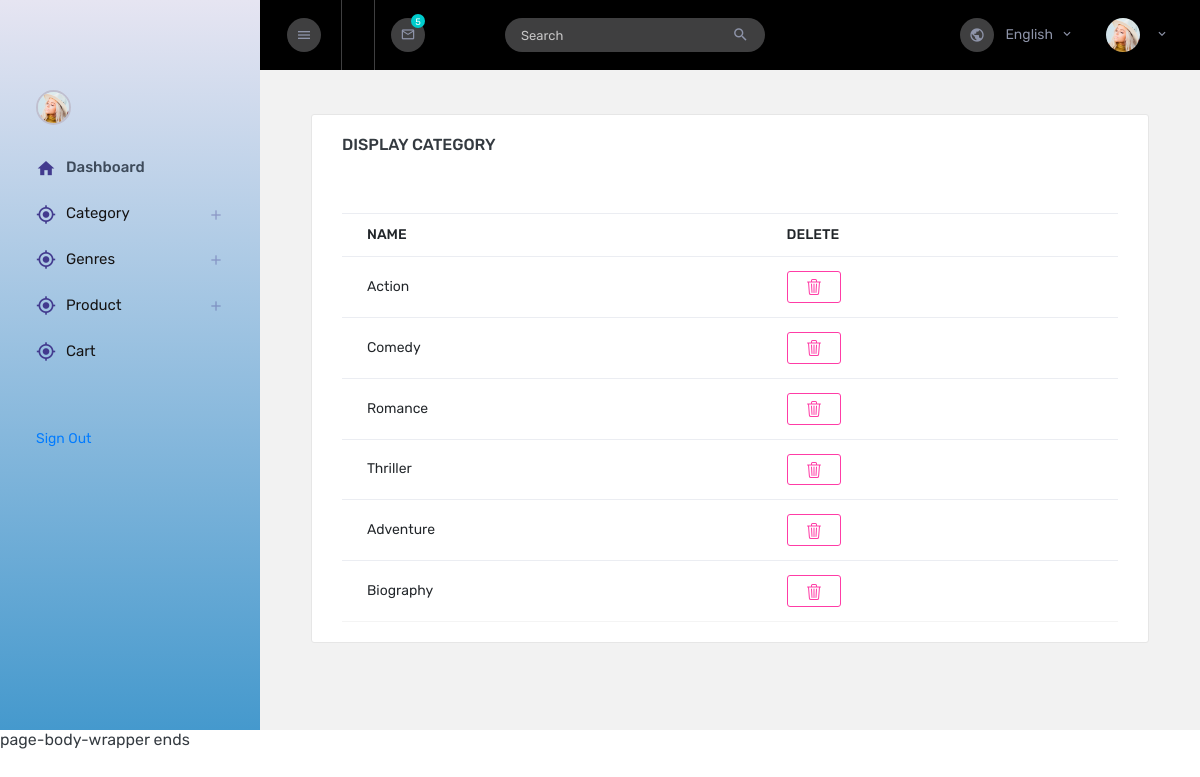
/bookapp/displaygenres/, run on an earlier commit of the app's database.
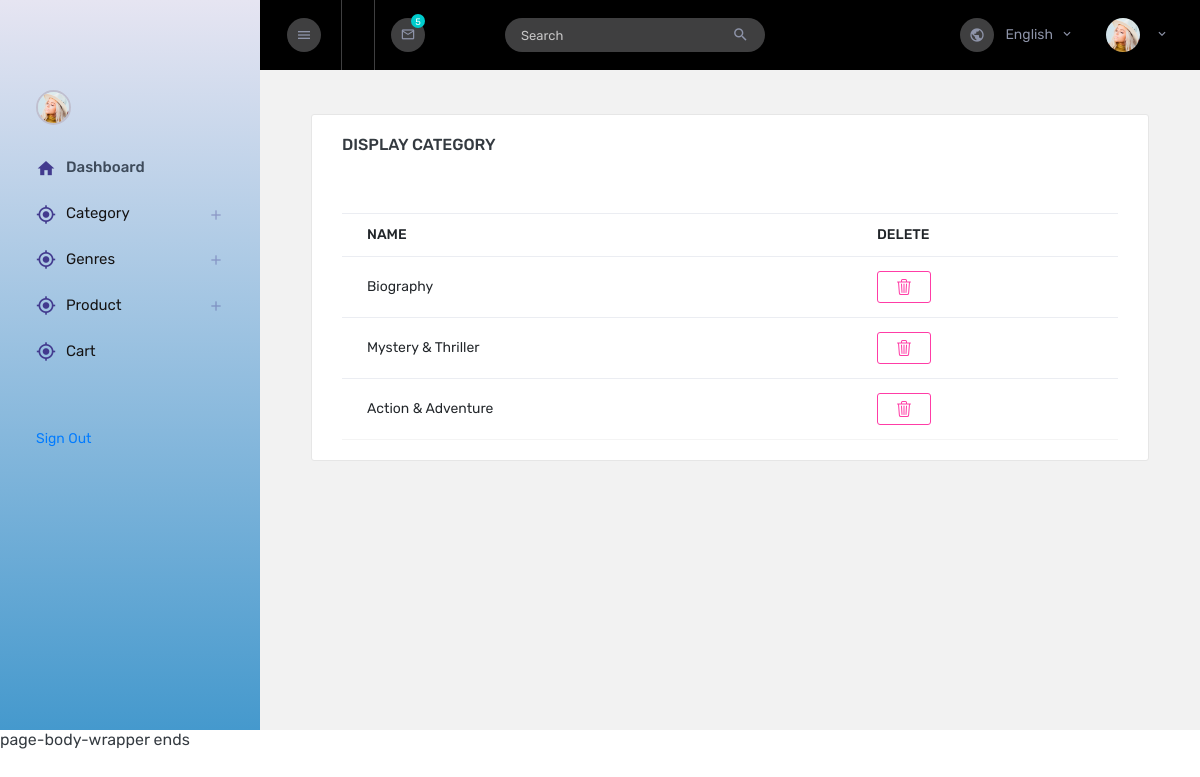
And on a later commit of the database.
### bookapp/models.py (models this page shows)
class gndb(models.Model):
    GenreName=models.CharField(max_length=30,null=True,blank=True)

### bookapp/views.py (the view)
# urls.py: path('displaygenres/', views.displaygenres, name="displaygenres"),
def displaygenres(request):
    gen = gndb.objects.all()
    return render(request,"Display Genres.html",{"gen":gen})

### bookapp/templates/Display Genres.html (shortened to what this page needs)
<!DOCTYPE html>
{% extends 'homepage.html' %}
{% block content %}
<html lang="en">
<head>
</head>
<body>
<div class="col-lg-12 grid-margin stretch-card" style="width:2100px">
                <div class="card">
                  <div class="card-body">
                    <h4 class="card-title">DISPLAY CATEGORY</h4>
                    <p class="card-description"> <code></code>
                    </p>
                    <div class="table-responsive">
                      <table class="table table-hover">
                        <thead>
                          <tr>
                            <th>NAME</th>
                            <th>DELETE</th>
                          </tr>
                        </thead>
                        {% for i in gen %}
                        <tr>
                          <td>{{i.GenreName}}</td>
                            <td>
                          <form action="{% url 'deletegenres' dataid=i.id %}">
                            <button type="submit" class="btn btn-outline-danger">
              </button>
                          </form>
                          </td>
                        </tr>
                        {% endfor %}
                      </table>
                    </div>
                  </div>
                </div>
              </div>
</body>
</html>
{% endblock %}

What changed in the data, as far as the page shows it:
removed gndb: GenreName "Action"
removed gndb: GenreName "Comedy"
removed gndb: GenreName "Romance"
removed gndb: GenreName "Thriller"
removed gndb: GenreName "Adventure"
added gndb: GenreName "Mystery & Thriller"
added gndb: GenreName "Action & Adventure"
